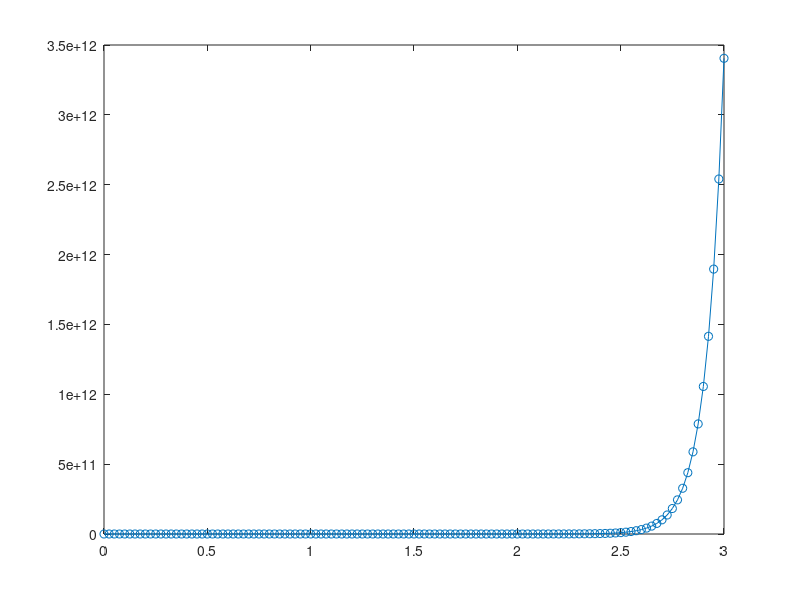

This figure's MATLAB source: (Note: this script raises an error after producing the figure.)
%% Inizio del programma
clc

fprintf("**************************READ ME**************************\n\n")

fprintf("\tCaso 1) Autovalori Reali Negativi\n")
fprintf("\t\t\tgamma1: -8\n")
fprintf("\t\t\tgamma2: -6\n\n")
fprintf("\t\t\tlambda1: -2\n")
fprintf("\t\t\tlambda2: -4\n\n")

fprintf("\tCaso 2) Autovalori Reali Uno Positivo e Uno Negativi\n")
fprintf("\t\t\tgamma1: 2\n")
fprintf("\t\t\tgamma2: -1\n\n")
fprintf("\t\t\tlambda1: 1\n")
fprintf("\t\t\tlambda2: -2\n\n")

fprintf("\tCaso 3) Autovalori Complessi Coniugati Stabili\n")
fprintf("\t\t\tgamma1: -2\n")
fprintf("\t\t\tgamma2: -2\n\n")
fprintf("\t\t\tlambda1: -1+j\n")
fprintf("\t\t\tlambda2: -1-j\n\n")

fprintf("\tCaso 4) Autovalori Complessi Coniugati Instabili\n")
fprintf("\t\t\tgamma1: -2\n")
fprintf("\t\t\tgamma2: 2\n\n")
fprintf("\t\t\tlambda1: 1+j\n")
fprintf("\t\t\tlambda2: 1-j\n\n")

fprintf("***********************************************************\n\n")


gamma1 = input("inserisci gamma1: ");
gamma2 = input("inserisci gamma2: ");

A = [0, 1 ; gamma1, gamma2];
B = [0; 1];

lambda = eig(A, 'vector');

fprintf("\nAutovalori di A:\n")
z = lambda(1);
fprintf("lambda1 = %f + %fi\n", real(z), imag(z))
z = lambda(2);
fprintf("lambda2 = %f + %fi\n", real(z), imag(z))

%% In questa sezione si calcolano le matrici G(0), G(sampling_time), 
% G(2*sampling_time), G(3*sampling_time), ... , G(max_time)
%
% Per fare ciò simuliamo il calcolo integrale con la definizione di
% integrale di Riemann:
%
% ESEMPIO 1: G(t = sampling_time) = Funzione_integranda(0)*d_tau + 
% Funzione_integranda(d_tau)*d_tau + Funzione_integranda(2*d_tau)*d_tau + 
% + ... + Funzione_integranda(sampling_time)*d_tau 
%
% ESEMPIO 2: G(t = 3*sampling_time) = Funzione_integranda(0)*d_tau + 
% Funzione_integranda(d_tau)*d_tau + Funzione_integranda(2*d_tau)*d_tau + 
% + ... + Funzione_integranda(3*sampling_time)*d_tau
% 
% Secondo il Teorema di Shannon la frequenza di campionamento f_c
% deve essere almeno il doppio della frequenza massima del segnale 
% campionato f_s
% In questo caso ciò lo si può intendere nel seguente modo:
% se vogliamo calcolare G(t) con t che che parte da zero ed 
% arriva ad un valore finale(max_time) con passo sampling_time
% il t più piccolo dopo lo zero è t = sampling_time, quindi
% l'intervallo di tempo d_tau per ricavare G(t=sampling_time)
% deve essere mionore o uguale di sampling_time, in modo che 
% nell'intervallo [0, sampling_time] ci sia contenuto almeno 2 volte d_tau 
% ovvero ==> d_tau <= sampling_time/2
%
% Facendo tendere a zero d_tau e sampling_time si otterà un integrazione
% sempre più precisa ma con un aumento notevole del costo computazionale

d_tau = 0.00025;
sampling_time = 0.025;
max_time = 3;
t = 0:sampling_time:max_time;


G11 = zeros(1, 1+(max_time/sampling_time));
G12 = zeros(1, 1+(max_time/sampling_time));
G21 = zeros(1, 1+(max_time/sampling_time));
G22 = zeros(1, 1+(max_time/sampling_time));


contatore = 1;
massimo_contatore = (max_time/sampling_time);
fprintf('\n-->Percentuale completamento del calcolo integrale: 0######')

G = zeros(2,2);
for i = 2:1:(max_time/sampling_time)+1
    tau = t(i-1):d_tau:t(i);
    %M = (B')*expm(A'*tau(i));


    % codice per stampare la parcentuale di completamento del calcolo------
    percentuale = 100*(contatore/massimo_contatore);

    if percentuale < 10
        fprintf('\b\b\b\b\b\b')
    else
        fprintf('\b\b\b\b\b\b\b')
    end
    
    fprintf('%.2f%%\n', 100*(contatore/massimo_contatore))
    contatore = contatore + 1;
    %----------------------------------------------------------------------

    % Sommatoria di Riemann
    for j = 1:1:(sampling_time/d_tau)
        M1 = expm(A*tau(j))*B;
        M2 = (B')*expm(A'*tau(j));

        G = G + M1*M2*d_tau;
        %%beta = inv(M2)*u()

        G11(i) = G(1,1);
        G12(i) = G(1,2);
        G21(i) = G(2,1);
        G22(i) = G(2,2);
    end
end

%% gamma1: -8, gamma2: -6, --> lambda1: -2, lambda2: -4
if gamma1 == -8 && gamma2 == -6
    G11_analytical = 1/96 + (-1/16)*exp(-4*t) + (1/12)*exp(-6*t) + (-1/32)*exp(-8*t);
    G12_analytical = (1/8)*exp(-4*t) + (-1/4)*exp(-6*t) + (1/8)*exp(-8*t);
    G21_analytical = G12_analytical;
    G22_analytical = 1/12 + (-1/4)*exp(-4*t) + (2/3)*exp(-6*t) + (-1/2)*exp(-8*t);
end

%% gamma1: 2, gamma2: -1, --> lambda1: 1, lambda2: -2
if gamma1 == 2 && gamma2 == -1
    G11_analytical = (-1/36)*exp(-4*t) + (2/9)*exp(-t) + (1/18)*exp(2*t) -25/36;
    G12_analytical = (1/18)*exp(-4*t) + (-1/9)*exp(-t) + (1/18)*exp(2*t);
    G21_analytical = G12_analytical;
    G22_analytical = (-1/9)*exp(-4*t) + (-4/9)*exp(-t) + (1/18)*exp(2*t) +1/2;
end

%% gamma1: -2, gamma2: -2, --> lambda1: -1+j, lambda2: -1-j
if gamma1 == -2 && gamma2 == -2
    G11_analytical = (1/8)*(exp(-2*t)).*(-sin(2*t)+cos(2*t)) + (-1/4)*exp(-2*t) + (1/8);
    G12_analytical = (-1/4)*(exp(-2*t)).*cos(2*t) + (1/4)*exp(-2*t);
    G21_analytical = G12_analytical;
    G22_analytical = (1/4)*(exp(-2*t)).*(sin(2*t)+cos(2*t)) + (-1/2)*exp(-2*t) + (1/4);
end

%% gamma1: -2, gamma2: 2, --> lambda1: 1-j, lambda2: 1+j
if gamma1 == -2 && gamma2 == 2
    G11_analytical = (-1/8)*(exp(2*t)).*(sin(2*t)+cos(2*t)) + (1/4)*exp(2*t) + (-1/8);
    G12_analytical = (-1/4)*(exp(2*t)).*cos(2*t) + (1/4)*exp(2*t);
    G21_analytical = G12_analytical;
    G22_analytical = (1/4)*(exp(2*t)).*(sin(2*t)-cos(2*t)) + (1/2)*exp(2*t) + (-1/4);
end

%% Grafici
figure(1)
xlabel('tempi [t]', 'FontSize', 16)
ylabel('G(1,1)', 'FontSize', 16)
title('Funzione G11(t)', 'FontSize', 16)
plot(t, G11, '-o')
hold on
plot(t, G11_analytical, '-x')
legend('G11 calcolata', 'G11 analitica')
hold off
grid on

figure(2)
xlabel('tempi [t]', 'FontSize', 16)
ylabel('G(1,2)', 'FontSize', 16)
title('Funzione G12(t)', 'FontSize', 16)
plot(t, G12, '-o')
hold on
plot(t, G12_analytical, '-x')
legend('G12 simulata', 'G12 analitica')
hold off
grid on

figure(3)
xlabel('tempi [t]', 'FontSize', 16)
ylabel('G(2,1)', 'FontSize', 16)
title('Funzione G21(t)', 'FontSize', 16)
plot(t, G21, '-o')
hold on
plot(t, G21_analytical, '-x')
legend('G21 simulata', 'G21 analitica')
hold off
grid on

figure(4)
xlabel('tempi [t]', 'FontSize', 16)
ylabel('G(2,2)', 'FontSize', 16)
title('Funzione G22(t)', 'FontSize', 16)
plot(t, G22, '-o')
hold on
plot(t, G22_analytical, '-x')
legend('G22 simulata', 'G22 analitica')
hold off
grid on